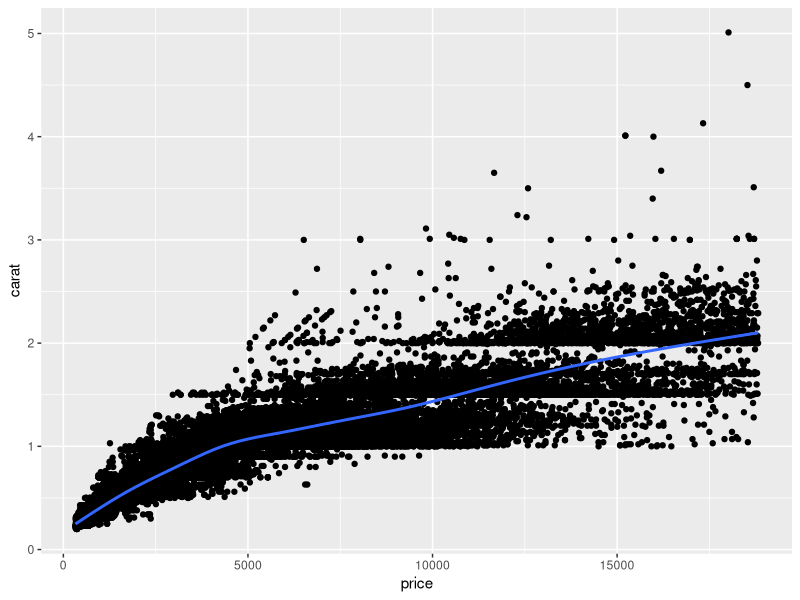
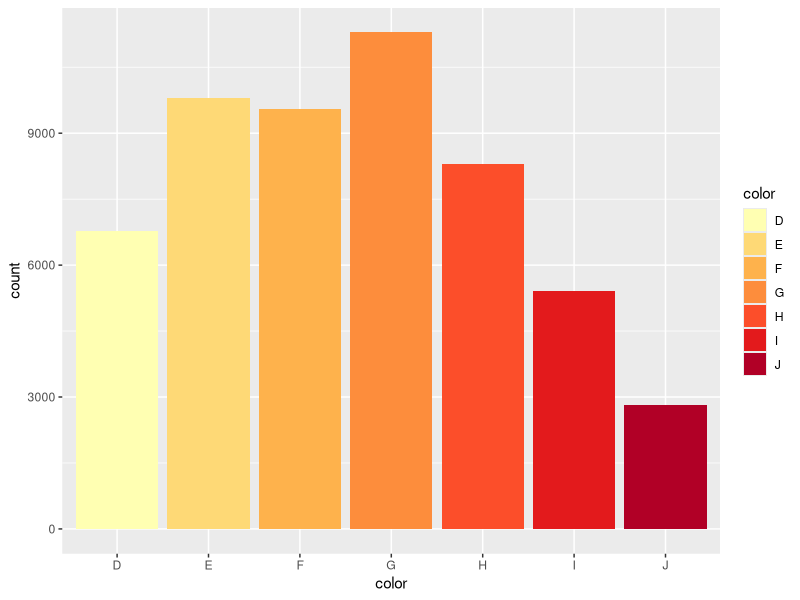
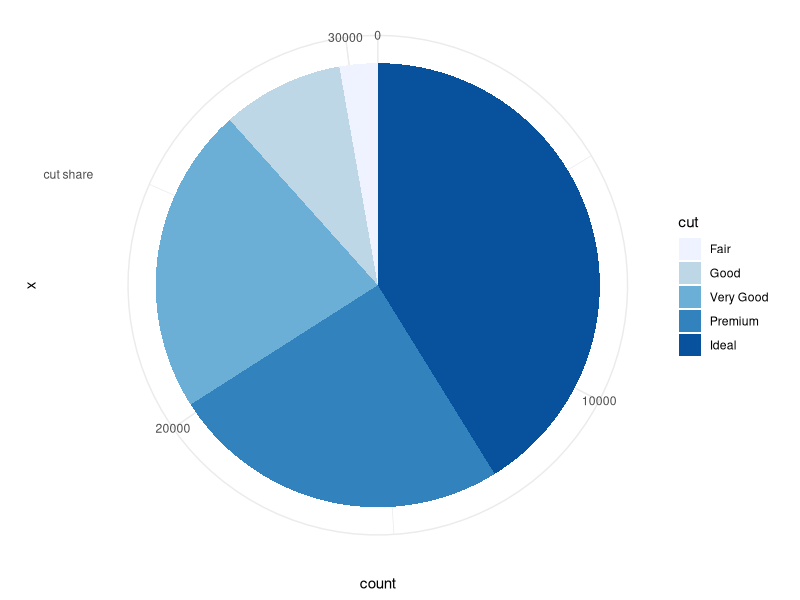
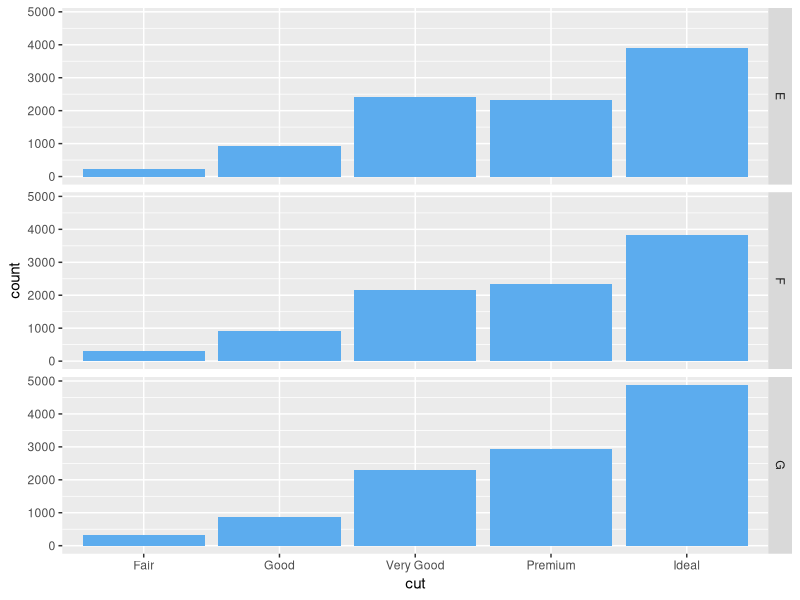
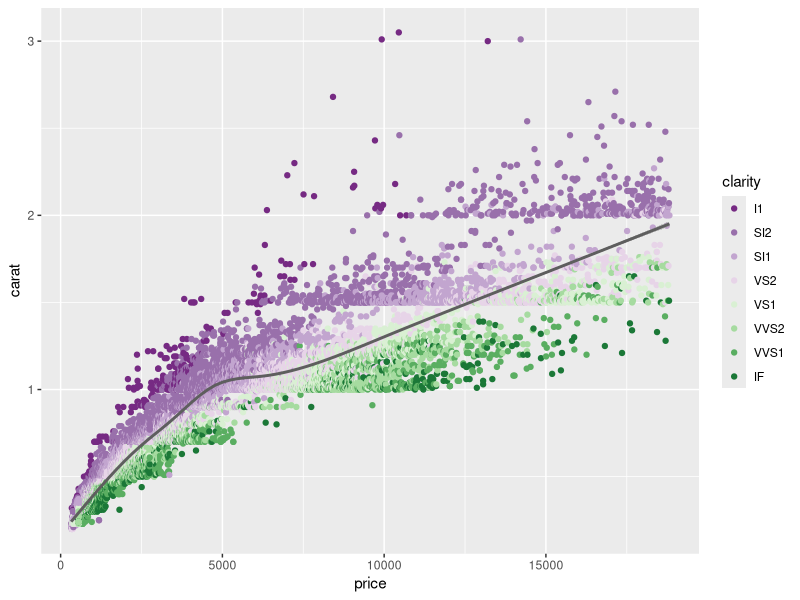

Source code (R) for these figures, in order:
## ---- chunk 1
library(tidyverse)
knitr::opts_chunk$set(echo = TRUE)
## ---- chunk 2
ggplot(data = diamonds) + geom_point(aes(x= price, y= carat)) + geom_smooth(aes(x=price, y=carat))
## ---- chunk 3
ggplot(data = diamonds) +
  geom_bar( aes(color, fill = color)) + scale_fill_brewer(palette = "YlOrRd")
## ---- chunk 4
diamonds2 <- diamonds %>% filter(color %in% c("E", "F", "G"))
## ---- chunk 5
ggplot(data = diamonds2, aes(x = "cut share", fill = cut)) +
  geom_bar(width = 1) + coord_polar("y", start=0) + scale_fill_brewer(palette="Blues") +
  theme_minimal()
## ---- chunk 6
ggplot(data = diamonds2) +
  geom_bar(aes(cut), fill = "steelblue2") + facet_grid(color ~ .)
## ---- chunk 7
diamonds3 <- diamonds2 %>% filter(cut %in% c("Ideal", "Premium", "Very Good"))
## ---- chunk 8
ggplot(diamonds3, aes(price, carat)) +
  geom_point(aes(colour = clarity)) + geom_smooth(aes(x=price, y=carat), color = "gray37") + scale_colour_brewer(palette = "PRGn")
